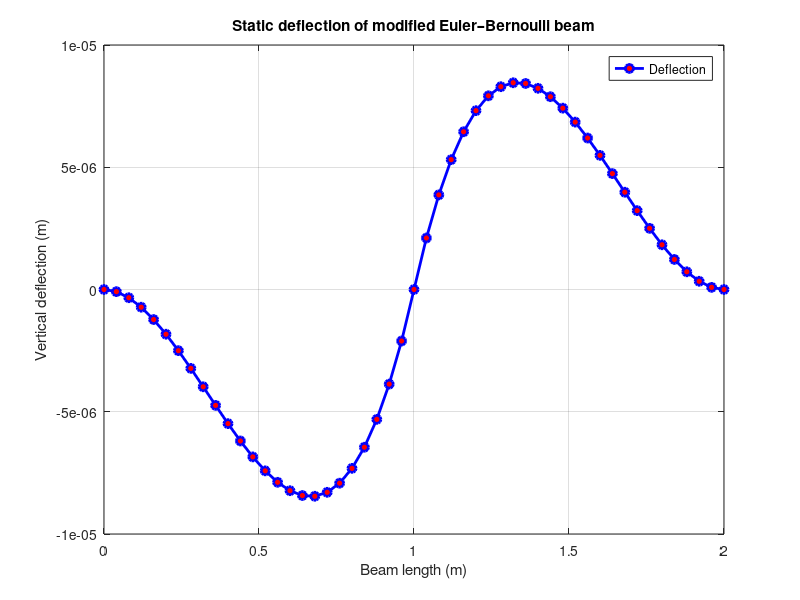
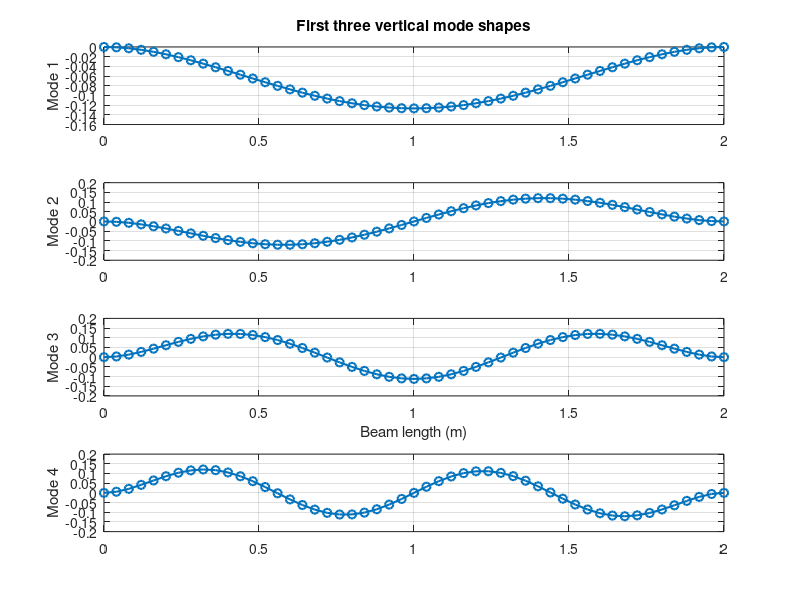

Reproduce these figures in MATLAB, in order.
% modified Beam Formulation with Axial DOF (fixed–fixed under mid-span moment)
% including consistent mass matrix assembly and modal analysis

clear; clc; close all;

%% input parameters
nElem = 50;              % number of elements
E     = 210e9;           % Young's modulus (Pa)
A     = 0.01;            % cross-sectional area (m^2)
I     = 8.333e-6;        % moment of inertia (m^4)
rho   = 7850;            % mass density (kg/m^3)
L     = 2;               % total beam length (m)

% moment or force assignment
force_node      = round((nElem/2) + 1); % mid-span node
force_DOF_local = 3;                    % 1=u, 2=w, 3=theta
moment_value    = 800;                  % applied moment (Nm)

%% derived sizes
nNode         = nElem + 1;
nDOF_per_node = 3;        % u, w, theta
nDOF          = nNode * nDOF_per_node;
Le            = L / nElem;

%% element stiffness
ke_axial = (E*A/Le)*[1 -1; -1 1];
ke_bending = (E*I/Le^3)*[ ...
     12      6*Le   -12    6*Le; 
    6*Le   4*Le^2  -6*Le  2*Le^2;
   -12    -6*Le     12    -6*Le;
    6*Le   2*Le^2  -6*Le   4*Le^2 ];
ke = zeros(6,6);
axial_dofs   = [1 4];
bending_dofs = [2 3 5 6];
ke(axial_dofs,   axial_dofs)   = ke_axial;
ke(bending_dofs, bending_dofs) = ke_bending;

%% element mass (consistent)
me_axial = (rho*A*Le/6)*[2 1; 1 2];
me_bending = (rho*A*Le/420)*[ ...
    156       22*Le    54      -13*Le;
     22*Le   4*Le^2   13*Le   -3*Le^2;
     54       13*Le   156     -22*Le;
    -13*Le   -3*Le^2  -22*Le   4*Le^2 ];
me = zeros(6,6);
me(axial_dofs,   axial_dofs)   = me_axial;
me(bending_dofs, bending_dofs) = me_bending;

%% global assembly
K = zeros(nDOF);
M = zeros(nDOF);
for e = 1:nElem
    idx = (e-1)*nDOF_per_node + (1:6);
    K(idx,idx) = K(idx,idx) + ke;
    M(idx,idx) = M(idx,idx) + me;
end

%% force vector
F = zeros(nDOF,1);
globalDOF = (force_node-1)*nDOF_per_node + force_DOF_local;
F(globalDOF) = moment_value;

%% apply boundary conditions (fixed at both ends: all DOFs)
fixedDOF = [1,2,3, nDOF-2, nDOF-1, nDOF];
freeDOF  = setdiff(1:nDOF, fixedDOF);

K_reduced = K(freeDOF, freeDOF);
M_reduced = M(freeDOF, freeDOF);
F_reduced = F(freeDOF);

%% solve static problem (stiffness only)
U = zeros(nDOF,1);
U(freeDOF) = K_reduced \ F_reduced;

%% plot static vertical deflection
x_nodes = linspace(0, L, nNode);
vertical_disp = U(2:nDOF_per_node:end);

figure;
plot(x_nodes, vertical_disp, 'b-o', 'LineWidth', 2, 'MarkerFaceColor','r');
grid on;
xlabel('Beam length (m)');
ylabel('Vertical deflection (m)');
title('Static deflection of modified Euler–Bernoulli beam');
legend('Deflection');

%% modal analysis
% solve generalized eigenvalue problem K x = omega^2 M x
[Modes, D] = eig(K_reduced, M_reduced);
omega2 = diag(D);
[omega2, sortIdx] = sort(omega2);
Modes = Modes(:,sortIdx);
freq = sqrt(omega2)/(2*pi);

% display first 5 natural frequencies
nModesToShow = 4;
disp('First 5 natural frequencies (Hz):');
disp(freq(1:nModesToShow));

% plot first 3 mode shapes (vertical deflection)
figure;
for j = 1:nModesToShow
    mode_full = zeros(nDOF,1);
    mode_full(freeDOF) = Modes(:,j);
    vmode = mode_full(2:nDOF_per_node:end);
    subplot(nModesToShow,1,j);
    plot(x_nodes, vmode, '-o','LineWidth',1.5);
    ylabel(sprintf('Mode %d',j));
    grid on;
    if j==1, title('First three vertical mode shapes'); end
    if j==3, xlabel('Beam length (m)'); end
end
